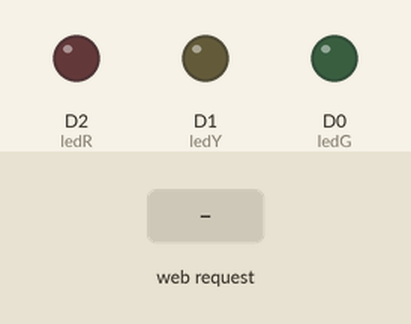
The sketch below on a simulated ESP8266 (NodeMCU). Parts: output pins drawn as LEDs (lit = HIGH). Inputs (shaded band) come from the test bench. WiFi joins after 1.5 s; servers stay silent unless stated; what the sketch prints to the serial monitor is not drawn.

Above: at 2.7 s.
2.8 s: HTTP request GET /LED0on received
At 3.4 s:
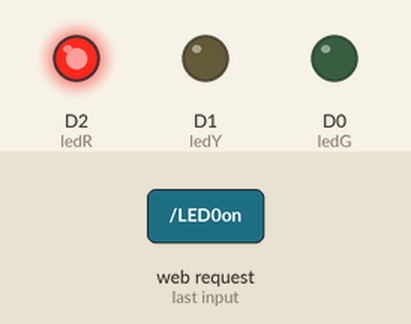
4.3 s: HTTP request GET /LED1on received
At 4.6 s:
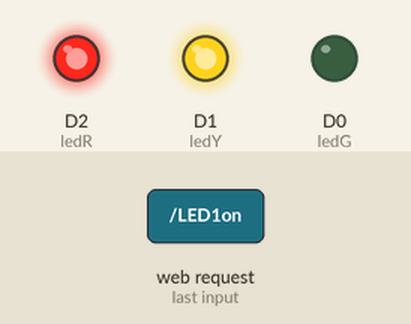
5.8 s: HTTP request GET /LED0off received
At 6.9 s:
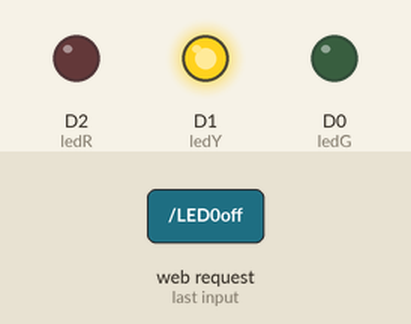
7.3 s: HTTP request GET /LED2on received
At 8.1 s:
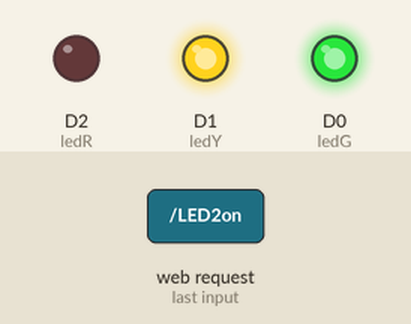
8.8 s: HTTP request GET /LED1off received
At 9.2 s:
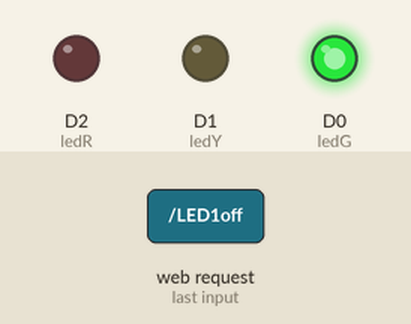
10.3 s: HTTP request GET /LED2off received
At 11.6 s:
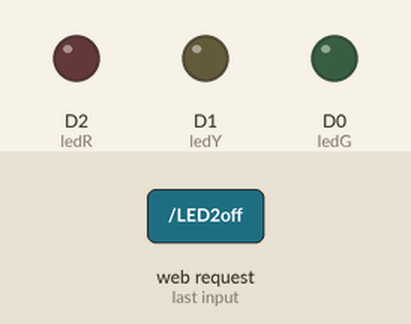
Timing chart, 0 to 12.8 s (numbered marks = the images above; inputs shaded):
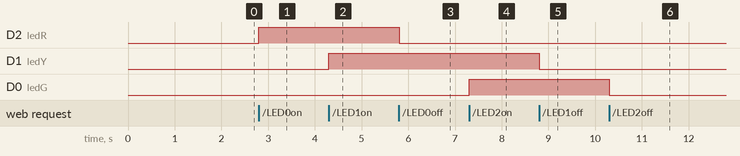

Measured:
- after the input at 2.8 s, D2 (ledR): LOW → HIGH at once
- after the input at 4.3 s, D1 (ledY): LOW → HIGH at once
- after the input at 5.8 s, D2 (ledR): HIGH → LOW at once
- after the input at 7.3 s, D0 (ledG): LOW → HIGH at once
- after the input at 8.8 s, D1 (ledY): HIGH → LOW at once
- after the input at 10.3 s, D0 (ledG): HIGH → LOW at once

The sketch:

webServer.ino
```cpp
#include <ESP8266WiFi.h>
#include <ESP8266WebServer.h>


const byte ledR = D2;
const byte ledY = D1;
const byte ledG = D0;

boolean statusLED0 = LOW;
boolean statusLED1 = LOW;
boolean statusLED2 = LOW;

char ssid[] = "FTTH JAILTON";
char senha[] = "afjo2811";

WiFiServer server(80);

void setup() {
  pinMode(ledR, OUTPUT);
  pinMode(ledY, OUTPUT);
  pinMode(ledG, OUTPUT);

  Serial.begin(115200);
  delay(10);

  conectaWiFi(ssid, senha);

  server.begin();
  Serial.println("Servidor inicializado");

}

void loop() {

  WiFiClient client = server.available();
  if(!client) {
    return;
  }

  while(!client.available()){
    delay(1);
  }

  String req = client.readStringUntil('\r');
  Serial.println(req);
  client.flush();

  if (req.indexOf("LED0on") != -1){
    digitalWrite(ledR, HIGH);
    statusLED0 = HIGH;
  }
  else if (req.indexOf("LED0off") != -1){
    digitalWrite(ledR, LOW);
    statusLED0 = LOW;
  }
  else if (req.indexOf("LED1on") != -1){
    digitalWrite(ledY, HIGH);
    statusLED1 = HIGH;
  }
  else if (req.indexOf("LED1off") != -1){
    digitalWrite(ledY, LOW);
    statusLED1 = LOW;
  }
  else if (req.indexOf("LED2on") != -1){
    digitalWrite(ledG, HIGH);
    statusLED2 = HIGH;
  }
  else if (req.indexOf("LED2off") != -1){
    digitalWrite(ledG, LOW);
    statusLED2 = LOW;
  }

  client.println("HTTP/1.1 200 OK");
  client.println("Content-Type: text/html");
  client.println("");
  client.println("<!DOCTYPE HTML>");
  client.println("<html>");
  client.println("<head>");
  client.println("<title>Acendendo Lampadas</title>");
  client.println("<meta charset=\"UTF-8\" >");
  client.println("<style> body{font-size: 20px; font-family: Arial, Helvetica, sans-serif; color: #000000;} section #banner {display: flex; justify-content: center;} div .container {display: flex; justify-content: space-between; width: 100%;} div .leds {height: 210px; display: flex;} .led1, .led2, .led3 {flex: 1; color: #000000; font-weight: bold; padding: 50px;} div .led1 {background-color: #3bc93b;} div .led2 {background-color: #ffee00;} div .led3 {background-color: #FF0000;} button {border: 3px solid #CCCCCC; border-radius: 5px; font-size: 20px; background-color: #CCCCCC; padding: 10px; border: none; border-radius: 10px; cursor: pointer;} button:hover {box-shadow: 5px 5px 5px #424040;} </style>");
  client.println("");
  client.println("</head>");
  client.println("<body>");
  client.println("<section id=\"banner\">");
  client.println("<div class=\"container\">");
  client.println("<div class=\"leds\">");
  client.println("<div class=\"led\">");

  if (!statusLED0){
    client.println("<p> LED VERMELHO <a href=\"LED0on\"> <button>LIGAR</button></a> </p>");
  }
  else {
    client.println("<p> LED VERMELHO <a href=\"LED0off\"> <button>DESLIGAR</button></a> </p>");
  }

  client.println("</div>");
  client.println("<div class=\"led\">");

  if (!statusLED1){
    client.println("<p> LED AMARELO <a href=\"LED1on\"> <button>LIGAR</button></a> </p>");
  }
  else {
    client.println("<p> LED AMARELO <a href=\"LED1off\"> <button>DESLIGAR</button></a> </p>");
  }

  client.println("</div>");
  client.println("<div class=\"led\">");

  if (!statusLED2){
    client.println("<p> LED VERDE <a href=\"LED2on\"> <button>LIGAR</button></a> </p>");
  }
  else {
    client.println("<p> LED VERDE <a href=\"LED2off\"> <button>DESLIGAR</button></a> </p>");
  }

  client.println("</div>");

  client.println("</div>");
  client.println("</div>");
  client.println("<section>");
  client.println("</body>");
  client.println("</html>");

}

void conectaWiFi(char SSID[],char SENHA[]){

  Serial.print("Conectando a rede ");
  Serial.println(SSID);

  WiFi.begin(SSID,SENHA);

  while(WiFi.status() != WL_CONNECTED){
    delay(500);
    Serial.print(".");
  }

  Serial.println(" ");
  Serial.println("WiFi Conectado");
  Serial.println("Endereço de IP: ");
  Serial.println(WiFi.localIP());
}
```
